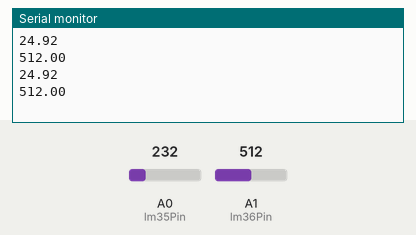
Simulated run of this sketch. Board: Arduino Uno, built with avr-gcc and run on an emulated ATmega328P. On the bench: the last lines printed to the serial monitor. The inputs (shaded band) are chosen by the test bench; at power-on: A0 (lm35Pin) = 232, A1 (lm36Pin) = 512.

Above: at 1.8 s.
1.9 s: A0 (lm35Pin) set to 250
At 2.5 s:
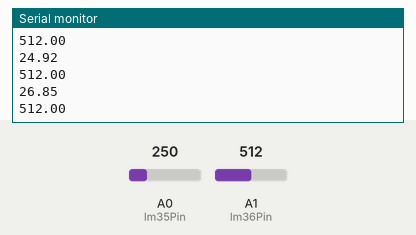
3.4 s: A1 (lm36Pin) set to 716
At 4.7 s:
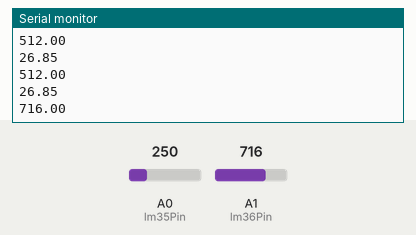
4.9 s: A0 (lm35Pin) set to 266
At 5.8 s:
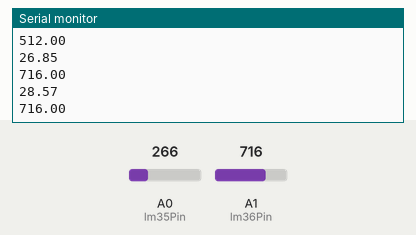
6.4 s: A1 (lm36Pin) set to 900
At 7.7 s:
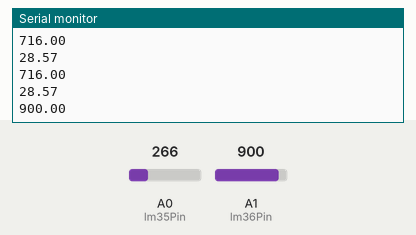
Timing chart, 0 to 8.9 s (numbered marks = the images above; inputs shaded):
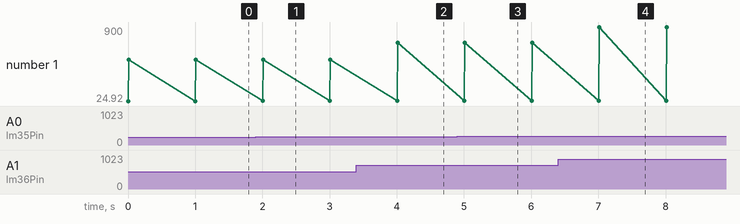

Measured:
- after the input at 1.9 s, the serial monitor: prints a new line after 0.10 s (image 1)
- after the input at 3.4 s, the serial monitor: prints a new line after 0.61 s (image 2)
- after the input at 4.9 s, the serial monitor: prints a new line after 0.11 s (image 3)
- after the input at 6.4 s, the serial monitor: prints a new line after 0.62 s (image 4)
- plotted number 1: 512 → 716 after the input at 3.4 s, 716 → 900 after the input at 6.4 s

The sketch:

frame_temperature.ino
```cpp
float temperature;
float frame;
int reading1;
int reading2;
int lm35Pin = A0;
int lm36Pin = A1;

void setup()
{
    analogReference(INTERNAL);
    Serial.begin(9600);
}

void loop()
{
    reading1 = analogRead(lm35Pin);
    reading2 = analogRead(lm36Pin);
    temperature = reading1 / 9.31;
    frame = reading2;

    Serial.println(temperature);
    Serial.println(frame);
    delay(1000);
}
```
